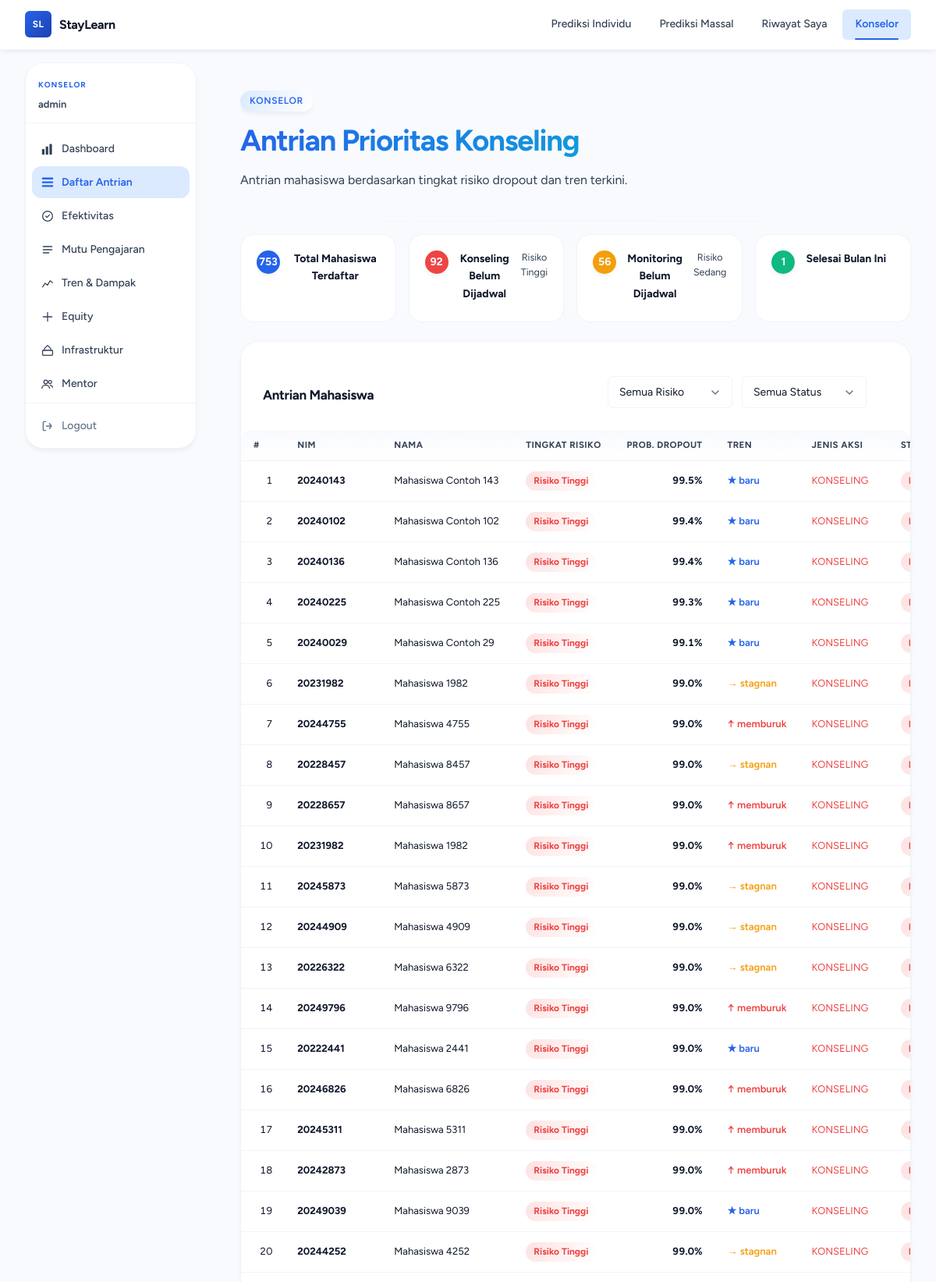
/konselor/ (signed in, upper part), run on the app's committed database.
### tables this page shows
CREATE TABLE users (
    id         INTEGER PRIMARY KEY AUTOINCREMENT,
    username   TEXT UNIQUE NOT NULL,
    password   TEXT NOT NULL,
    created_at TEXT NOT NULL DEFAULT (datetime('now', 'localtime'))
);

CREATE TABLE counseling_records (
    id            INTEGER PRIMARY KEY AUTOINCREMENT,
    student_id    INTEGER NOT NULL REFERENCES students(id) ON DELETE CASCADE,
    prediction_id INTEGER NOT NULL REFERENCES predictions(id) ON DELETE CASCADE,
    action_type   TEXT    NOT NULL DEFAULT 'konseling',
    status        TEXT    NOT NULL DEFAULT 'pending',
    scheduled_at  TEXT,
    completed_at  TEXT,
    notes         TEXT,
    created_at    TEXT    NOT NULL DEFAULT (datetime('now', 'localtime'))
, intervention_type TEXT DEFAULT 'umum');

CREATE TABLE students (
    id         INTEGER PRIMARY KEY AUTOINCREMENT,
    nim        TEXT    UNIQUE NOT NULL,
    nama       TEXT,
    created_at TEXT    NOT NULL DEFAULT (datetime('now', 'localtime'))
, actual_dropout INTEGER DEFAULT 0, birth_date TEXT, gender TEXT, disability_status INTEGER DEFAULT 0, indigenous INTEGER DEFAULT 0, conflict_affected INTEGER DEFAULT 0);

CREATE TABLE predictions (
    id           INTEGER PRIMARY KEY AUTOINCREMENT,
    student_id   INTEGER NOT NULL REFERENCES students(id) ON DELETE CASCADE,
    risk_level   TEXT    NOT NULL,
    p_dropout    REAL    NOT NULL,
    raw_features TEXT    NOT NULL,
    source       TEXT    NOT NULL DEFAULT 'individual',
    trajectory   TEXT    NOT NULL DEFAULT 'baru',
    predicted_at TEXT    NOT NULL DEFAULT (datetime('now', 'localtime'))
);

### counselor_routes.py (the view)
@counselor_bp.route("/")
def dashboard():
    filter_risk = request.args.get("risk", "semua")
    filter_status = request.args.get("status", "semua")
    queue = db.get_priority_queue(filter_risk, filter_status)
    stats = db.get_dashboard_stats()
    return render_template(
        "counselor/dashboard.html",
        queue=queue,
        stats=stats,
        filter_risk=filter_risk,
        filter_status=filter_status,
    )

### counselor_routes.py (called while the page is built)
@counselor_bp.before_request
@login_required
def protect():
    pass

### database.py (called while the page is built, shortened)
@contextmanager
def _get_conn():
    if has_request_context() and hasattr(g, 'db'):
        yield g.db

def get_user_by_id(user_id: int):
    with _get_conn() as conn:
        row = conn.execute(
            "SELECT id, username FROM users WHERE id = ?", (user_id,)
        ).fetchone()
        if row:
            return User(row["id"], row["username"])
    return None

### templates/counselor/dashboard.html (shortened to what this page needs)
{% extends "counselor/layout.html" %}
{% block counselor_content %}
<div class="page-hero">
  <div class="hero-inner">
    <div class="hero-badge">Konselor</div>
    <h1 class="hero-title">Antrian Prioritas Konseling</h1>
    <p class="hero-desc">
      Antrian mahasiswa berdasarkan tingkat risiko dropout dan tren terkini.
    </p>
  </div>
</div>
<div class="batch-guide-row" style="margin-bottom: 1.5rem;">
  <div class="guide-card" style="flex:1; text-align:center;">
    <div class="guide-step" style="background:var(--color-primary);">{{ stats.total_students }}</div>
    <div class="guide-title">Total Mahasiswa Terdaftar</div>
  </div>
  <div class="guide-card" style="flex:1; text-align:center;">
    <div class="guide-step" style="background:var(--color-danger);">{{ stats.pending_tinggi }}</div>
    <div class="guide-title">Konseling Belum Dijadwal</div>
    <div class="guide-desc">Risiko Tinggi</div>
  </div>
  <div class="guide-card" style="flex:1; text-align:center;">
    <div class="guide-step" style="background:var(--color-warning);">{{ stats.pending_sedang }}</div>
    <div class="guide-title">Monitoring Belum Dijadwal</div>
    <div class="guide-desc">Risiko Sedang</div>
  </div>
  <div class="guide-card" style="flex:1; text-align:center;">
    <div class="guide-step" style="background:var(--color-success);">{{ stats.done_this_month }}</div>
    <div class="guide-title">Selesai Bulan Ini</div>
  </div>
</div>
<div class="card" style="margin-bottom: 1rem;">
  <div class="card-header">
    <h2 class="card-title">Antrian Mahasiswa</h2>
    <div style="display: flex; gap: 0.75rem; align-items: center; flex-wrap: wrap;">
      <form method="get" action="{{ url_for('counselor.dashboard') }}"
            style="display:flex; gap:0.75rem; align-items:center; flex-wrap:wrap;">
        <select name="risk" id="filter-risk" class="form-control" style="width:auto; min-width:160px;">
          <option value="semua"  {% if filter_risk == 'semua'  %}selected{% endif %}>Semua Risiko</option>
        </select>
        <select name="status" id="filter-status" class="form-control" style="width:auto; min-width:160px;">
          <option value="semua"     {% if filter_status == 'semua'     %}selected{% endif %}>Semua Status</option>
        </select>
      </form>
    </div>
  </div>
  {% if queue %}
  <div class="table-wrap">
    <table class="result-table">
      <thead>
        <tr>
          <th>#</th>
          <th>NIM</th>
          <th>Nama</th>
          <th>Tingkat Risiko</th>
          <th>Prob. Dropout</th>
          <th>Tren</th>
          <th>Jenis Aksi</th>
          <th>Status</th>
        </tr>
      </thead>
      <tbody>
        {% for item in queue %}
          <tr>
            <td class="numeric">{{ loop.index }}</td>
            <td><strong>{{ item.nim }}</strong></td>
            <td>{{ item.nama or '-' }}</td>
            <td>
              <span class="risk-tag {{ item.risk_level }}">
                {{ 'Risiko Tinggi' if item.risk_level == 'tinggi' else 'Risiko Sedang' }}
              </span>
            </td>
            <td class="numeric">
              <strong>{{ "%.1f"|format(item.p_dropout * 100) }}%</strong>
            </td>
            <td>
              {% set traj_color = {
                'memburuk': '#EF4444',
                'stagnan':  '#F59E0B',
                'membaik':  '#10B981',
                'baru':     'var(--color-primary)'
              } %}
              {% set traj_icon = {
                'memburuk': '↑',
                'stagnan':  '→',
                'membaik':  '↓',
                'baru':     '★'
              } %}
              <span style="color:{{ traj_color.get(item.trajectory, '#64748B') }}; font-weight:600;">
                {{ traj_icon.get(item.trajectory, '') }} {{ item.trajectory }}
              </span>
            </td>
            <td>
              <span style="font-size:0.8rem; text-transform:uppercase;
                           color:{{ '#EF4444' if item.action_type == 'konseling' else '#F59E0B' }};">
                {{ item.action_type }}
              </span>
            </td>
            <td>
              <span class="risk-tag {{ 'rendah' if item.status == 'scheduled' else 'tinggi' }}"
                    style="font-size:0.75rem;">
              </span>
            </td>
          </tr>
        {% endfor %}
      </tbody>
    </table>
  </div>
  {% endif %}
</div>
{% endblock %}

### templates/counselor/layout.html (shortened to what this page needs)
{% extends "base.html" %}
{% block content %}
<div class="cl-wrapper">
  <aside class="cl-sidebar" id="clSidebar" role="navigation" aria-label="Menu konselor">
    <div class="cl-sidebar-header">
      <span class="cl-sidebar-badge">Konselor</span>
      <span class="cl-sidebar-user">{{ current_user.username }}</span>
    </div>
    <nav class="cl-nav">
      <a href="{{ url_for('counselor.analytics') }}"
         class="cl-nav-item {% if request.endpoint == 'counselor.analytics' %}is-active{% endif %}">
        Dashboard
      </a>
      <a href="{{ url_for('counselor.dashboard') }}"
         class="cl-nav-item {% if request.endpoint == 'counselor.dashboard' %}is-active{% endif %}">
        Daftar Antrian
      </a>
      <a href="{{ url_for('counselor.effectiveness') }}"
         class="cl-nav-item {% if request.endpoint == 'counselor.effectiveness' %}is-active{% endif %}">
        <svg class="cl-nav-icon" viewBox="0 0 20 20" fill="none" xmlns="http://www.w3.org/2000/svg"
             aria-hidden="true">
          <circle cx="10" cy="10" r="8" stroke="currentColor" stroke-width="1.6"/>
          <path d="M7 10l2 2 4-4" stroke="currentColor" stroke-width="1.6"
                stroke-linecap="round" stroke-linejoin="round"/>
        </svg>
        Efektivitas
      </a>
      <a href="{{ url_for('counselor.teacher_analytics') }}"
         class="cl-nav-item {% if request.endpoint == 'counselor.teacher_analytics' %}is-active{% endif %}">
        <svg class="cl-nav-icon" viewBox="0 0 20 20" fill="none" xmlns="http://www.w3.org/2000/svg"
             aria-hidden="true">
          <path d="M3 5h14M3 10h14M3 15h9" stroke="currentColor" stroke-width="1.6"
                stroke-linecap="round"/>
        </svg>
        Mutu Pengajaran
      </a>
      <a href="{{ url_for('counselor.trends') }}"
         class="cl-nav-item {% if request.endpoint == 'counselor.trends' %}is-active{% endif %}">
        <svg class="cl-nav-icon" viewBox="0 0 20 20" fill="none" xmlns="http://www.w3.org/2000/svg" aria-hidden="true">
          <polyline points="2,16 6,10 10,13 14,6 18,9" stroke="currentColor" stroke-width="1.6" stroke-linecap="round" stroke-linejoin="round" fill="none"/>
        </svg>
        Tren & Dampak
      </a>
      <a href="{{ url_for('counselor.equity') }}"
         class="cl-nav-item {% if request.endpoint == 'counselor.equity' %}is-active{% endif %}">
        <svg class="cl-nav-icon" viewBox="0 0 20 20" fill="none" xmlns="http://www.w3.org/2000/svg" aria-hidden="true">
          <path d="M3 10h14M10 3v14" stroke="currentColor" stroke-width="1.6" stroke-linecap="round"/>
        </svg>
        Equity
      </a>
      <a href="{{ url_for('counselor.infrastructure') }}"
         class="cl-nav-item {% if request.endpoint == 'counselor.infrastructure' %}is-active{% endif %}">
        Infrastruktur
      </a>
      <a href="{{ url_for('counselor.mentors') }}"
         class="cl-nav-item {% if request.endpoint == 'counselor.mentors' %}is-active{% endif %}">
        Mentor
      </a>
    </nav>
    <div class="cl-sidebar-footer">
      <form method="post"
            action="{{ url_for('counselor.logout') }}"
            class="cl-logout-form"
            id="logoutForm">
        <button type="submit" class="cl-nav-item cl-nav-logout">
          Logout
        </button>
      </form>
    </div>
  </aside>
  <main class="cl-main" id="clMain">
    {% block counselor_content %}{% endblock %}
  </main>
</div>
{% endblock %}

### templates/counselor/layout.html (style rules this page uses)
.cl-wrapper { display: flex; align-items: flex-start; gap: 24px; margin-left: -32px; margin-right: -32px; padding-left: 0; padding-right: 0; }
.cl-sidebar { width: 220px; flex-shrink: 0; position: sticky; top: calc(var(--nav-h) + 16px); max-height: calc(100vh - var(--nav-h) - 32px); overflow-y: auto; background: var(--color-surface); border: 1px solid var(--color-border); border-radius: var(--radius-xl); box-shadow: var(--shadow-sm); display: flex; flex-direction: column; scrollbar-width: thin; scrollbar-color: var(--color-border) transparent; margin-left: 32px; transition: transform 0.25s cubic-bezier(0.4, 0, 0.2, 1), opacity 0.25s ease; }
.cl-sidebar-header { padding: 20px 16px 12px; border-bottom: 1px solid var(--color-border); margin-bottom: 8px; }
.cl-sidebar-badge { display: block; font-size: 10px; font-weight: 700; letter-spacing: 0.1em; text-transform: uppercase; color: var(--color-primary); margin-bottom: 4px; }
.cl-sidebar-user { font-size: 13px; font-weight: 600; color: var(--color-text-secondary); white-space: nowrap; overflow: hidden; text-overflow: ellipsis; }
.cl-nav { flex: 1; padding: 4px 8px; display: flex; flex-direction: column; gap: 2px; }
.cl-nav-item { display: flex; align-items: center; gap: 10px; padding: 10px 12px; border-radius: var(--radius-md); font-size: 14px; font-weight: 500; color: var(--color-text-secondary); text-decoration: none; transition: background var(--transition), color var(--transition); cursor: pointer; border: none; background: none; width: 100%; text-align: left; font-family: var(--font); line-height: 1.5; }
.cl-nav-item.is-active { background: var(--color-primary-light); color: var(--color-primary); font-weight: 600; }
.cl-nav-icon { width: 16px; height: 16px; flex-shrink: 0; }
.cl-logout-form { margin: 0; padding: 8px; border-top: 1px solid var(--color-border); margin-top: auto; }
.cl-nav-logout { color: var(--color-text-tertiary); }
.cl-main { flex: 1; min-width: 0; padding: 0 32px 64px; }

### data on the page
users: username "admin"
counseling_records: nim "20240143", nama "Mahasiswa Contoh 143", trajectory "baru", action_type "KONSELING"
predictions: risk_level "Risiko Tinggi", item.p_dropout*100 "99.5", get "★"
counseling_records: nim "20240102", nama "Mahasiswa Contoh 102", trajectory "baru", action_type "KONSELING"
predictions: risk_level "Risiko Tinggi", item.p_dropout*100 "99.4", get "★"
counseling_records: nim "20240136", nama "Mahasiswa Contoh 136", trajectory "baru", action_type "KONSELING"
predictions: risk_level "Risiko Tinggi", item.p_dropout*100 "99.4", get "★"
counseling_records: nim "20240225", nama "Mahasiswa Contoh 225", trajectory "baru", action_type "KONSELING"
predictions: risk_level "Risiko Tinggi", item.p_dropout*100 "99.3", get "★"
counseling_records: nim "20240029", nama "Mahasiswa Contoh 29", trajectory "baru", action_type "KONSELING"
predictions: risk_level "Risiko Tinggi", item.p_dropout*100 "99.1", get "★"
counseling_records: nim "20231982", nama "Mahasiswa 1982", trajectory "stagnan", action_type "KONSELING"
predictions: risk_level "Risiko Tinggi", item.p_dropout*100 "99.0", get "→"
counseling_records: nim "20244755", nama "Mahasiswa 4755", trajectory "memburuk", action_type "KONSELING"
predictions: risk_level "Risiko Tinggi", item.p_dropout*100 "99.0", get "↑"
counseling_records: nim "20228457", nama "Mahasiswa 8457", trajectory "stagnan", action_type "KONSELING"
predictions: risk_level "Risiko Tinggi", item.p_dropout*100 "99.0", get "→"
counseling_records: nim "20228657", nama "Mahasiswa 8657", trajectory "memburuk", action_type "KONSELING"
predictions: risk_level "Risiko Tinggi", item.p_dropout*100 "99.0", get "↑"
counseling_records: nim "20231982", nama "Mahasiswa 1982", trajectory "memburuk", action_type "KONSELING"
predictions: risk_level "Risiko Tinggi", item.p_dropout*100 "99.0", get "↑"
counseling_records: nim "20245873", nama "Mahasiswa 5873", trajectory "stagnan", action_type "KONSELING"
predictions: risk_level "Risiko Tinggi", item.p_dropout*100 "99.0", get "→"
counseling_records: nim "20244909", nama "Mahasiswa 4909", trajectory "stagnan", action_type "KONSELING"
predictions: risk_level "Risiko Tinggi", item.p_dropout*100 "99.0", get "→"
counseling_records: nim "20226322", nama "Mahasiswa 6322", trajectory "stagnan", action_type "KONSELING"
predictions: risk_level "Risiko Tinggi", item.p_dropout*100 "99.0", get "→"
counseling_records: nim "20249796", nama "Mahasiswa 9796", trajectory "memburuk", action_type "KONSELING"
predictions: risk_level "Risiko Tinggi", item.p_dropout*100 "99.0", get "↑"
counseling_records: nim "20222441", nama "Mahasiswa 2441", trajectory "baru", action_type "KONSELING"
predictions: risk_level "Risiko Tinggi", item.p_dropout*100 "99.0", get "★"
counseling_records: nim "20246826", nama "Mahasiswa 6826", trajectory "memburuk", action_type "KONSELING"
predictions: risk_level "Risiko Tinggi", item.p_dropout*100 "99.0", get "↑"
counseling_records: nim "20245311", nama "Mahasiswa 5311", trajectory "memburuk", action_type "KONSELING"
predictions: risk_level "Risiko Tinggi", item.p_dropout*100 "99.0", get "↑"
counseling_records: nim "20242873", nama "Mahasiswa 2873", trajectory "memburuk", action_type "KONSELING"
predictions: risk_level "Risiko Tinggi", item.p_dropout*100 "99.0", get "↑"
counseling_records: nim "20249039", nama "Mahasiswa 9039", trajectory "baru", action_type "KONSELING"
predictions: risk_level "Risiko Tinggi", item.p_dropout*100 "99.0", get "★"
counseling_records: nim "20244252", nama "Mahasiswa 4252", trajectory "stagnan", action_type "KONSELING"
predictions: risk_level "Risiko Tinggi", item.p_dropout*100 "99.0", get "→"

### other printed values
{{ stats.total_students }} "753"
{{ stats.pending_tinggi }} "92"
{{ stats.pending_sedang }} "56"
{{ stats.done_this_month }} "1"
